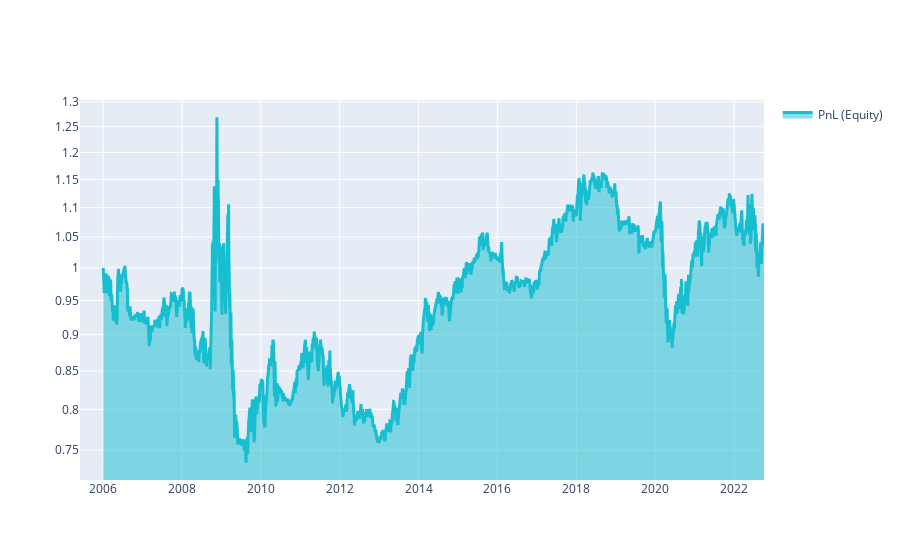

This figure's notebook cell:
### Markdown cell above
# Q18 Quick Start

This template shows you the basic steps for taking part to the **Q18 NASDAQ-100 Stock Long-Short contest**.

### Code cell
# ! conda install -y scikit-learn

import xarray as xr

import qnt.ta as qnta
import qnt.data as qndata
import qnt.output as qnout
import qnt.stats as qns
import qnt.stats as qnstats

data = qndata.stocks.load_ndx_data(min_date="2005-06-01")

close     = data.sel(field="close")
is_liquid = data.sel(field="is_liquid")
sma_slow  = qnta.sma(close,  250)
sma_fast  = qnta.sma(close, 25)
weights   = xr.where(sma_slow < sma_fast, 1, -1)
weights   = weights * is_liquid

weights = qnout.clean(weights, data, "stocks_nasdaq100")

# calc stats
stats = qns.calc_stat(data, weights.sel(time=slice("2006-01-01", None)))
display(stats.to_pandas().tail())

# graph
performance = stats.to_pandas()["equity"]
import qnt.graph as qngraph

qngraph.make_plot_filled(performance.index, performance, name="PnL (Equity)", type="log")

def get_sharpe(market_data, weights):
    rr = qnstats.calc_relative_return(market_data, weights)
    sharpe = qnstats.calc_sharpe_ratio_annualized(rr).values[-1]
    return sharpe

sharpe = get_sharpe(data, weights)
print("Sharpe Ratio: ",sharpe)

### Figure 1 — Plotly figure (JSON) as saved in the notebook; plotly's stock layout.template omitted (floating-point values rounded to 4 significant figures; data arrays with more than 128 entries replaced by an {"elided": "..."} marker saying what was removed)
{"data": [{"fill": "tonexty", "line": {"color": "#17BECF", "width": 3}, "name": "PnL (Equity)", "type": "scatter", "x": {"elided": "4369 str values"}, "y": {"elided": "4369 float values"}}], "layout": {"autosize": true, "showlegend": true, "xaxis": {"autorange": true, "range": ["2005-06-01", "2022-10-06"], "type": "date"}, "yaxis": {"range": [-0.1454, 0.1151], "type": "log"}}}
